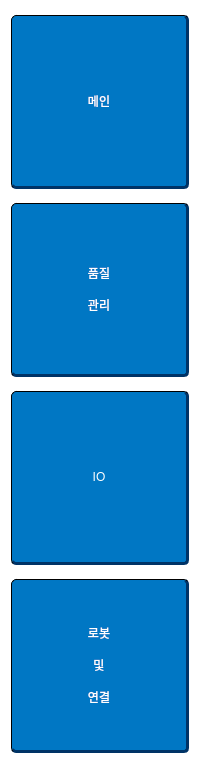
     <widget class="QWidget" name="widget_4" native="true">
      <property name="sizePolicy">
       <sizepolicy hsizetype="Minimum" vsizetype="Expanding">
        <horstretch>0</horstretch>
        <verstretch>1</verstretch>
       </sizepolicy>
      </property>
      <property name="minimumSize">
       <size>
        <width>120</width>
        <height>768</height>
       </size>
      </property>
      <property name="styleSheet">
       <string notr="true">background-color: rgb(255, 255, 255);</string>
      </property>
      <layout class="QVBoxLayout" name="verticalLayout_4" stretch="1,1,1,1">
       <item>
        <widget class="QPushButton" name="main_btn">
         <property name="sizePolicy">
          <sizepolicy hsizetype="Expanding" vsizetype="Expanding">
           <horstretch>1</horstretch>
           <verstretch>1</verstretch>
          </sizepolicy>
         </property>
         <property name="styleSheet">
          <string notr="true">#main_btn {
	color: rgb(255, 255, 255);
	background-color: rgb(0, 119, 196);
	font: bold 16pt &quot;Arial&quot;;
	border: 1px solid rgb(0, 0, 0);
	border-radius: 5px;
	border-bottom: 3px solid #003366;
	border-right: 3px solid #003366;
	margin-top: 4px;                 
	margin-bottom: 4px;
}
#main_btn:hover {
	background-color: #006CC1;
	border-radius: 5px;
	border-bottom: 3px solid #003366;
	border-right: 3px solid #003366;
	margin-top: 4px;                 
	margin-bottom: 4px;
}
#main_btn:pressed {
	background-color: #005a9e;
	border-radius: 5px;
	border-bottom: 1px solid #003366;
	border-right: 1px solid #003366;
	margin-top: 6px;
	margin-bottom: 6px;
}</string>
         </property>
         <property name="text">
          <string>메인</string>
         </property>
        </widget>
       </item>
       <item>
        <widget class="QPushButton" name="quality_btn">
         <property name="sizePolicy">
          <sizepolicy hsizetype="Expanding" vsizetype="Expanding">
           <horstretch>1</horstretch>
           <verstretch>1</verstretch>
          </sizepolicy>
         </property>
         <property name="styleSheet">
          <string notr="true">#quality_btn {
	color: rgb(255, 255, 255);
	background-color: rgb(0, 119, 196);
	font: bold 16pt &quot;Arial&quot;;
	border: 1px solid rgb(0, 0, 0);
	border-radius: 5px;
	border-bottom: 3px solid #003366;
	border-right: 3px solid #003366;
	margin-top: 4px;                 
	margin-bottom: 4px;
}
#quality_btn:hover {
	background-color: #006CC1;
	border-radius: 5px;
	border-bottom: 3px solid #003366;
	border-right: 3px solid #003366;
	margin-top: 4px;                 
	margin-bottom: 4px;
}
#quality_btn:pressed {
	background-color: #005a9e;
	border-radius: 5px;
	border-bottom: 1px solid #003366;
	border-right: 1px solid #003366;
	margin-top: 6px;
	margin-bottom: 6px;
}</string>
         </property>
         <property name="text">
          <string>품질

관리</string>
         </property>
        </widget>
       </item>
       <item>
        <widget class="QPushButton" name="io_btn">
         <property name="sizePolicy">
          <sizepolicy hsizetype="Expanding" vsizetype="Expanding">
           <horstretch>1</horstretch>
           <verstretch>1</verstretch>
          </sizepolicy>
         </property>
         <property name="styleSheet">
          <string notr="true">#io_btn {
	color: rgb(255, 255, 255);
	background-color: rgb(0, 119, 196);
	font: bold 16pt &quot;Arial&quot;;
	border: 1px solid rgb(0, 0, 0);
	border-radius: 5px;
	border-bottom: 3px solid #003366;
	border-right: 3px solid #003366;
	margin-top: 4px;                 
	margin-bottom: 4px;
}
#io_btn:hover {
	background-color: #006CC1;
	border-radius: 5px;
	border-bottom: 3px solid #003366;
	border-right: 3px solid #003366;
	margin-top: 4px;                 
	margin-bottom: 4px;
}
#io_btn:pressed {
	background-color: #005a9e;
	border-radius: 5px;
	border-bottom: 1px solid #003366;
	border-right: 1px solid #003366;
	margin-top: 6px;
	margin-bottom: 6px;
}</string>
         </property>
         <property name="text">
          <string>IO</string>
         </property>
        </widget>
       </item>
       <item>
        <widget class="QPushButton" name="robot_btn">
         <property name="sizePolicy">
          <sizepolicy hsizetype="Expanding" vsizetype="Expanding">
           <horstretch>1</horstretch>
           <verstretch>1</verstretch>
          </sizepolicy>
         </property>
         <property name="styleSheet">
          <string notr="true">#robot_btn {
	color: rgb(255, 255, 255);
	background-color: rgb(0, 119, 196);
	font: bold 16pt &quot;Arial&quot;;
	border: 1px solid rgb(0, 0, 0);
	border-radius: 5px;
	border-bottom: 3px solid #003366;
	border-right: 3px solid #003366;
	margin-top: 4px;                 
	margin-bottom: 4px;
}
#robot_btn:hover {
	background-color: #006CC1;
	border-radius: 5px;
	border-bottom: 3px solid #003366;
	border-right: 3px solid #003366;
	margin-top: 4px;                 
	margin-bottom: 4px;
}
#robot_btn:pressed {
	background-color: #005a9e;
	border-radius: 5px;
	border-bottom: 1px solid #003366;
	border-right: 1px solid #003366;
	margin-top: 6px;
	margin-bottom: 6px;
}</string>
         </property>
         <property name="text">
          <string>로봇

및

연결</string>
         </property>
        </widget>
       </item>
      </layout>
     </widget>
